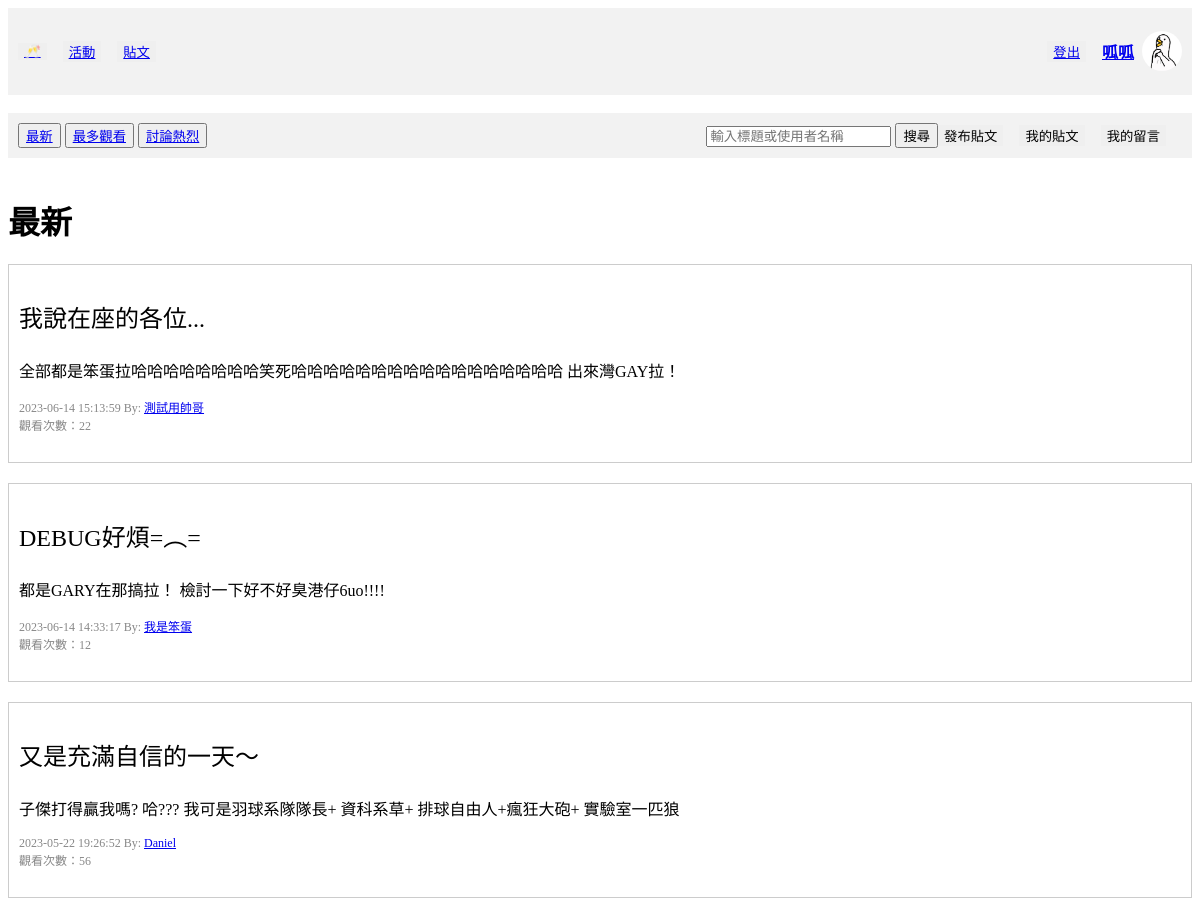
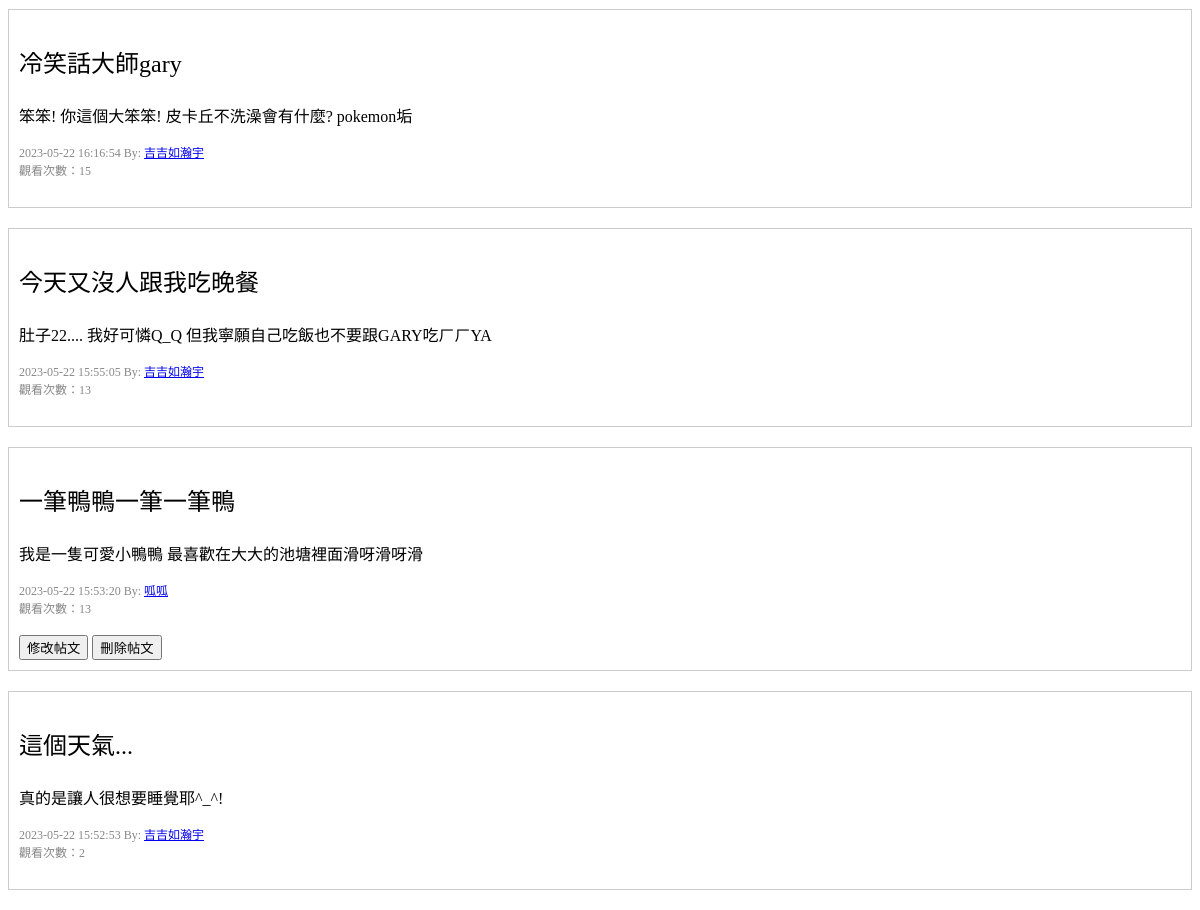
The app's page /post/posts/newest (signed in), older data (2 pictures, top to bottom).
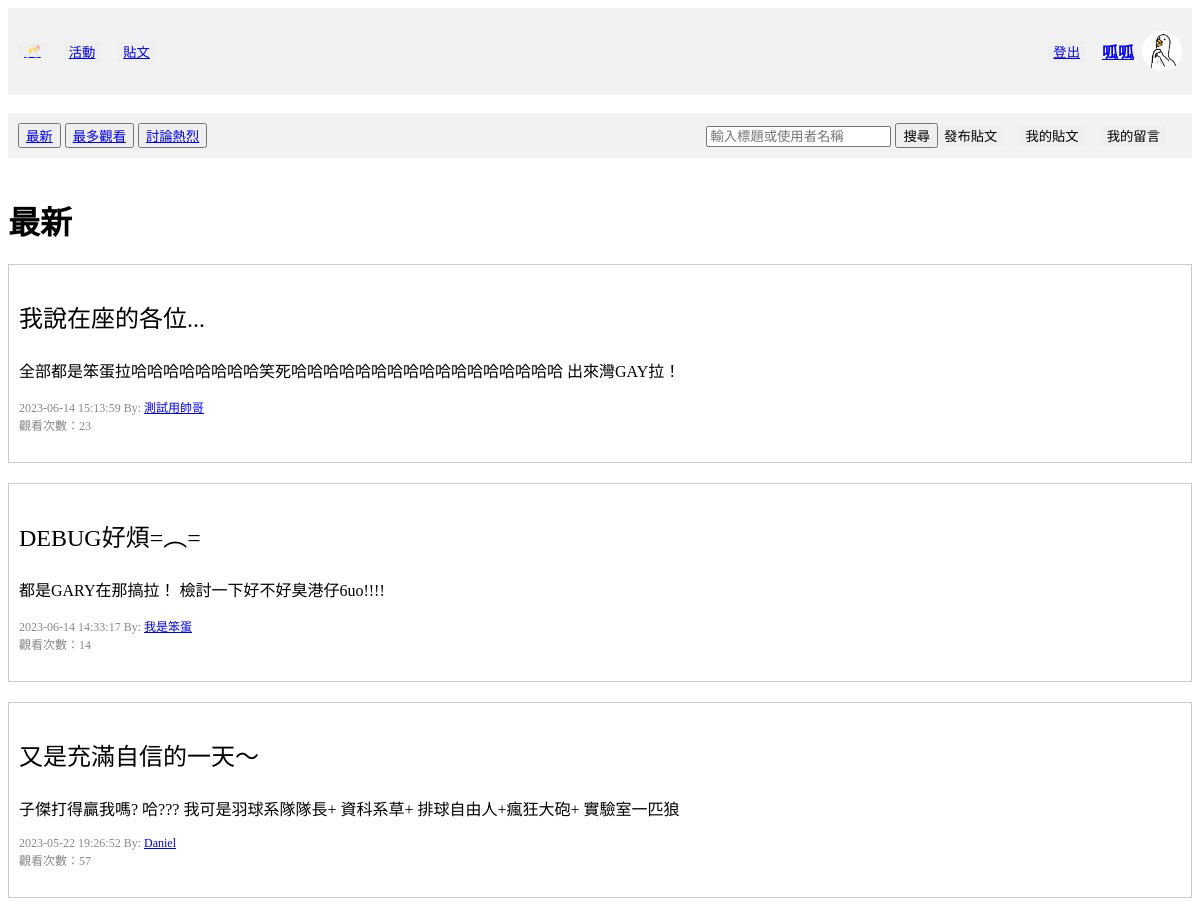
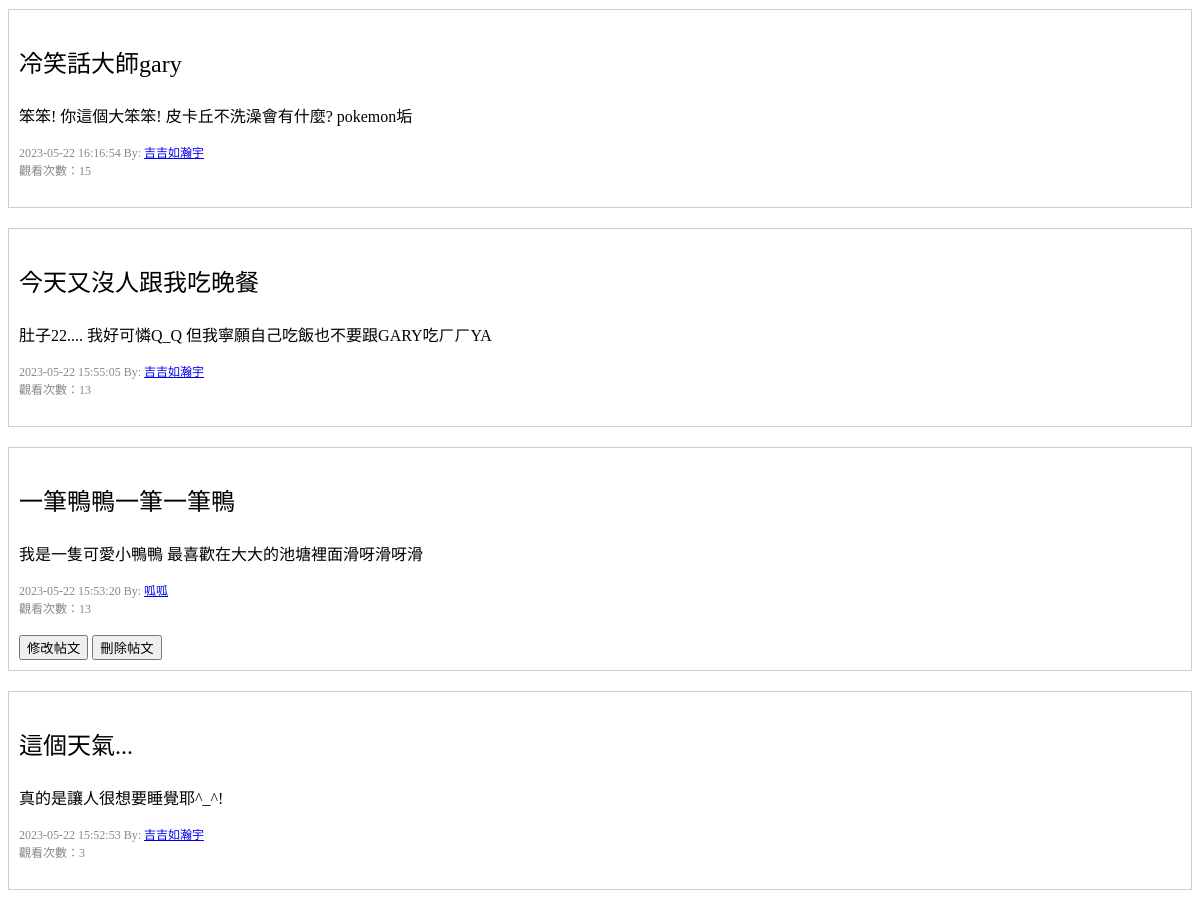
The same page, newer data (2 pictures, top to bottom).
### tables this page shows
CREATE TABLE "Post" (
	"postID"	INTEGER,
	"postUserID"	INTEGER,
	"postTime"	TEXT,
	"postTitle"	TEXT,
	"postContent"	TEXT,
	"postView"	INT,
	FOREIGN KEY("postUserID") REFERENCES "User"("userID"),
	PRIMARY KEY("postID" AUTOINCREMENT)
);

CREATE TABLE "User" (
	"userID"	INTEGER,
	"password"	VARCHAR(10),
	"nickname"	VARCHAR(10) NOT NULL,
	"gender"	VARCHAR(1) NOT NULL,
	"birth"	TEXT,
	"cellphone"	VARCHAR(10),
	"email"	TEXT UNIQUE,
	"image" TEXT,
	PRIMARY KEY("userID" AUTOINCREMENT)
);

### crud/crudPost.py (the view, shortened to what this page needs)
@post_bp.route("/posts/<string:sortmethod>", methods=["GET", "POST"])
def posts_method(sortmethod):
    userID = session["userID"]
    searching_value = ""
    if sortmethod == "newest" or sortmethod == "None":
        sortmethod = "newest"
        con = sql.connect("funCrew_db.db")
        con.row_factory = sql.Row
        cur = con.cursor()
        cur.execute(
            "SELECT * FROM Post, User WHERE postUserID = userID ORDER BY postTime DESC"
        )
        posts = cur.fetchall()
        con.commit()
        con.close()
    return render_template(
        "posts.html",
        nickname=get_nickname(userID),
        avatar=get_avatar_path(userID),
        posts=posts,
        userID=userID,
        sortmethod=sortmethod,
        searching_value=searching_value,
    )

### crud/crudUser.py (called while the page is built)
def get_avatar_path(userID):
    try:
        con = sql.connect("funCrew_db.db")
        cur = con.cursor()
        cur.execute("SELECT image FROM User WHERE userID=?", (userID,))
        filename = cur.fetchone()[0]
        con.close()
        return "static/images/avatars/" + filename
    except Exception as e:
        print(f"Error occurred while retrieving filename: {str(e)}")
        return ""

def get_nickname(userID):
    con = sql.connect("funCrew_db.db")
    cur = con.cursor()
    cur.execute("SELECT nickname FROM User WHERE userID=?", (userID,))
    nickname = cur.fetchone()[0]
    con.close()
    return nickname

### templates/posts.html (shortened to what this page needs)
<!DOCTYPE html>
<html>
<head>
</head>
<body>
    <div class="header">
        <div class="header-left">
            <button class="button"><a href="/home"> 🥂 </a></button>
            <button class="button"><a href="/activity/activities/signingUp">活動</a></button>
            <button class="button"><a href="/post/posts/newest">貼文</a></button>
        </div>
        <div class="header-right">
            <button class="button"><a href="/user/logout">登出</a></button>
            <div class="user-info">
                <h4><a href="/user/personalInfo">{{ nickname }}</a></h4>
                <img src="../../{{ avatar }}" alt="大頭貼">
            </div>
        </div>
    </div>
    <br>
    <div class="header">
        <div class="header-left">
            <form method="POST">
                <button class="submit" name="newest"><a href="/post/posts/newest">最新</a></button>
                <button class="submit" name="mostView"><a href="/post/posts/mostView">最多觀看</a></button>
                <button class="submit" name="hotest"><a href="/post/posts/hotest">討論熱烈</a></button>
            </form>
        </div>
        <div class="header-right">
            <form action="/post/posts/searching" method="POST">
                <input type="text" name="searching_value" placeholder="輸入標題或使用者名稱" required>
                <input type="submit" name="post_search_button" value="搜尋">
            </form>
            <button class="button"><a href="/post/create_post"
                    style="text-decoration:none; color:black">發布貼文</a></button>
            <button class="button"><a href="/post/posts/my_posts"
                    style="text-decoration:none; color:black">我的貼文</a></button>
            <button class="button"><a href="/post/my_comments"
                    style="text-decoration:none; color:black">我的留言</a></button>
        </div>
    </div>
    <br>
    {% if sortmethod == "newest" %}
    <h1>最新</h1>
    {% elif sortmethod == "mostView" %}
    <h1>最多觀看</h1>
    {% elif sortmethod == "hotest" %}
    <h1>討論熱烈</h1>
    {% elif sortmethod == "my_posts" %}
    <h1>我的貼文</h1>
    {% elif sortmethod == "searching" %}
    <h1>搜尋：{{searching_value}}</h1>
    {% endif %}
    {% if searching_value %}
    {% for post in posts %}
    <div class="post">
        <div class="content">
            <a href="/post/posts/{{post['postID']}}?sortmethod={{sortmethod}}&searching_value={{searching_value}}"
                style="text-decoration:none; color:black">
                <p style="font-size:24px;">{{ post['postTitle'] }}</p>
                <p>{{ post['postContent'] }}</p>
            </a>
        </div>
        <div class="info">
            <span>{{ post['postTime'] }}</span>
            <span>By: <a href="/user/info/{{post['postUserID']}}">{{ post['nickname'] }}</a></span>
            <br><span>觀看次數：{{ post['postView'] }}</span>
        </div>
    </div>
    {% endfor %}
    {% else %}
    {% for post in posts %}
    <div class="post">
        <div class="content">
            <a href="/post/posts/{{post['postID']}}?sortmethod={{sortmethod}}"
                style="text-decoration:none; color:black">
                <p style="font-size:24px;">{{ post['postTitle'] }}</p>
                <p>{{ post['postContent'] }}</p>
            </a>
        </div>
        <div class="info">
            <span>{{ post['postTime'] }}</span>
            <span>By: <a href="/user/info/{{post['postUserID']}}">{{ post['nickname'] }}</a></span>
            <br><span>觀看次數：{{ post['postView'] }}</span>
        </div>
        <br>
        {% if (post['postUserID'] == userID) and (sortmethod != "searching") %}
        <div>
            <button><a href="/post/posts/update_post/{{post['postID']}}?sortmethod={{sortmethod}}"
                    style="text-decoration:none; color:black">修改帖文</a></button>
            <button><a href="/post/posts/delete_post/{{post['postID']}}?sortmethod={{sortmethod}}"
                    style="text-decoration:none; color:black">刪除帖文</a></button>
        </div>
        {% endif %}
    </div>
    {% endfor %}
    {% endif %}
</body>
</html>

Row changes from the older to the newer data that the page shows:
changed Post "全部都是笨蛋拉哈哈哈哈哈哈哈哈笑死哈哈哈哈哈哈哈哈哈哈哈哈哈哈哈哈哈 出來灣GAY拉！": postView "22" → "23"
changed Post "DEBUG好煩=︵=": postView "12" → "14"
changed Post "又是充滿自信的一天～": postView "56" → "57"
changed Post "真的是讓人很想要睡覺耶^_^!": postView "2" → "3"
